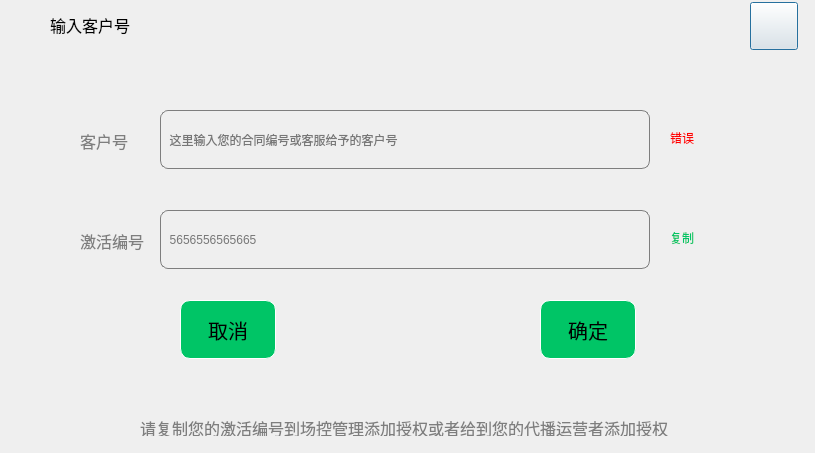
<?xml version="1.0" encoding="UTF-8"?>
<ui version="4.0">
 <class>GBSAddConsumer</class>
 <widget class="QDialog" name="GBSAddConsumer">
  <property name="geometry">
   <rect>
    <x>0</x>
    <y>0</y>
    <width>815</width>
    <height>453</height>
   </rect>
  </property>
  <property name="windowTitle">
   <string>Dialog</string>
  </property>
  <widget class="QWidget" name="widget" native="true">
   <property name="geometry">
    <rect>
     <x>0</x>
     <y>0</y>
     <width>815</width>
     <height>54</height>
    </rect>
   </property>
   <property name="styleSheet">
    <string notr="true"/>
   </property>
   <widget class="QLabel" name="label">
    <property name="geometry">
     <rect>
      <x>50</x>
      <y>14</y>
      <width>95</width>
      <height>22</height>
     </rect>
    </property>
    <property name="styleSheet">
     <string notr="true">font-size:16px;</string>
    </property>
    <property name="text">
     <string>输入客户号</string>
    </property>
   </widget>
   <widget class="QPushButton" name="btnClose">
    <property name="geometry">
     <rect>
      <x>750</x>
      <y>2</y>
      <width>48</width>
      <height>48</height>
     </rect>
    </property>
    <property name="text">
     <string/>
    </property>
    <property name="icon">
     <iconset>
      <normaloff>../../forms/images/gbs/biz/gbs-close-window.png</normaloff>../../forms/images/gbs/biz/gbs-close-window.png</iconset>
    </property>
    <property name="iconSize">
     <size>
      <width>48</width>
      <height>48</height>
     </size>
    </property>
   </widget>
  </widget>
  <widget class="QWidget" name="widget_2" native="true">
   <property name="geometry">
    <rect>
     <x>-10</x>
     <y>50</y>
     <width>831</width>
     <height>411</height>
    </rect>
   </property>
   <widget class="QLineEdit" name="leActiveNo">
    <property name="geometry">
     <rect>
      <x>170</x>
      <y>60</y>
      <width>490</width>
      <height>59</height>
     </rect>
    </property>
    <property name="styleSheet">
     <string notr="true">background-color:transparent;
border: 1px solid  #7E7E7E;
border-radius: 8px;
</string>
    </property>
    <property name="placeholderText">
     <string>  这里输入您的合同编号或客服给予的客户号</string>
    </property>
   </widget>
   <widget class="QLineEdit" name="leRecordCache_2">
    <property name="geometry">
     <rect>
      <x>170</x>
      <y>160</y>
      <width>490</width>
      <height>59</height>
     </rect>
    </property>
    <property name="styleSheet">
     <string notr="true">background-color:transparent;
border: 1px solid  #7E7E7E;
border-radius: 8px;
</string>
    </property>
    <property name="placeholderText">
     <string>  5656556565665</string>
    </property>
   </widget>
   <widget class="QPushButton" name="btnCancel">
    <property name="geometry">
     <rect>
      <x>550</x>
      <y>250</y>
      <width>96</width>
      <height>59</height>
     </rect>
    </property>
    <property name="styleSheet">
     <string notr="true">background-color:#00C566;
border: 1px solid white;
border-radius:10px;
font-size:20px;</string>
    </property>
    <property name="text">
     <string>确定</string>
    </property>
   </widget>
   <widget class="QPushButton" name="btnOK">
    <property name="geometry">
     <rect>
      <x>190</x>
      <y>250</y>
      <width>96</width>
      <height>59</height>
     </rect>
    </property>
    <property name="styleSheet">
     <string notr="true">background-color:#00C566;
border: 1px solid white;
border-radius:10px;
font-size:20px;</string>
    </property>
    <property name="text">
     <string>取消</string>
    </property>
   </widget>
   <widget class="QLabel" name="label_2">
    <property name="geometry">
     <rect>
      <x>90</x>
      <y>80</y>
      <width>48</width>
      <height>22</height>
     </rect>
    </property>
    <property name="styleSheet">
     <string notr="true">font-size:16px;
color:#7E7E7E;</string>
    </property>
    <property name="text">
     <string>客户号</string>
    </property>
   </widget>
   <widget class="QLabel" name="label_3">
    <property name="geometry">
     <rect>
      <x>90</x>
      <y>180</y>
      <width>71</width>
      <height>22</height>
     </rect>
    </property>
    <property name="styleSheet">
     <string notr="true">font-size:16px;
color:#7E7E7E;</string>
    </property>
    <property name="text">
     <string>激活编号</string>
    </property>
   </widget>
   <widget class="QLabel" name="label_4">
    <property name="geometry">
     <rect>
      <x>680</x>
      <y>80</y>
      <width>40</width>
      <height>16</height>
     </rect>
    </property>
    <property name="styleSheet">
     <string notr="true">font-size:12px;
color:#FF0000;</string>
    </property>
    <property name="text">
     <string>错误</string>
    </property>
   </widget>
   <widget class="QLabel" name="label_5">
    <property name="geometry">
     <rect>
      <x>680</x>
      <y>180</y>
      <width>40</width>
      <height>16</height>
     </rect>
    </property>
    <property name="styleSheet">
     <string notr="true">font-size:12px;
color:#00C566;</string>
    </property>
    <property name="text">
     <string>复制</string>
    </property>
   </widget>
   <widget class="QLabel" name="label_6">
    <property name="geometry">
     <rect>
      <x>150</x>
      <y>370</y>
      <width>541</width>
      <height>16</height>
     </rect>
    </property>
    <property name="styleSheet">
     <string notr="true">font-size:16px;
color:#7E7E7E;</string>
    </property>
    <property name="text">
     <string>请复制您的激活编号到场控管理添加授权或者给到您的代播运营者添加授权</string>
    </property>
   </widget>
  </widget>
 </widget>
 <resources>
  <include location="../Resources.qrc"/>
 </resources>
 <connections/>
</ui>
